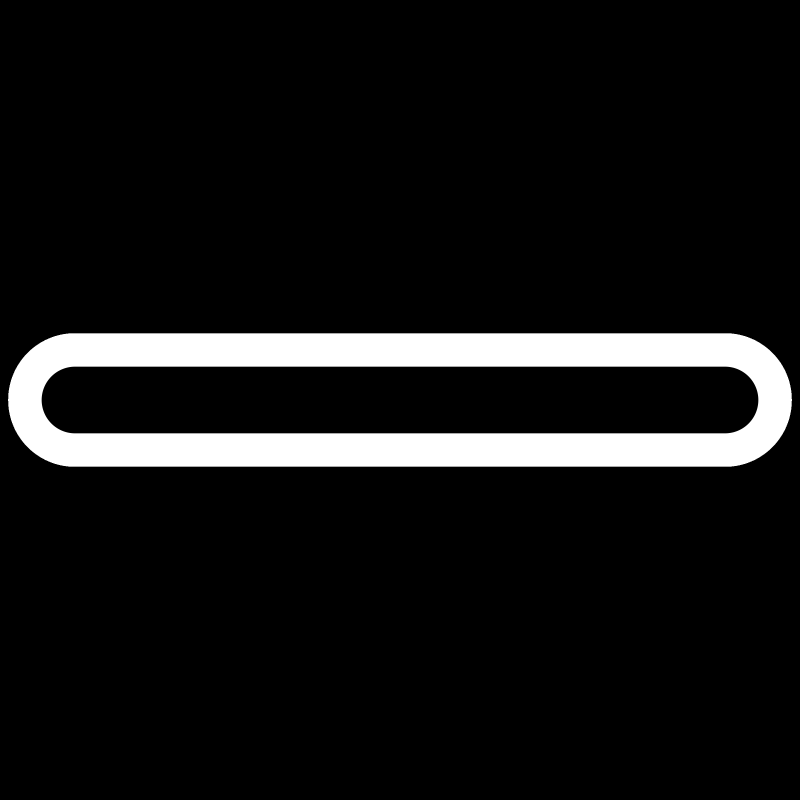
#> input picture Dataset/Lab_4/horizontal.png, 2400 x 2400 px (shown at 1/3 size)
$ python lab4_code.py   (older library calls are emulated)
#> lines starting #> are read from the running program, lines starting #| are printed output that depends on the picture; after the words box and inside, x2 and y2 are one past the last pixel; in counts of white or black regions, pixels touching at a corner belong together
# -*- coding: utf-8 -*-
"""DIVP Lab4.ipynb

Original file is located at
https://colab.research.google.com/drive/18ggA2B8VK10eRkilQXXMe_KyJUwdjR7x
"""

import numpy as np
import matplotlib.pyplot as plt
import cv2
from pathlib import Path

# ==================================================
# PATHS: INPUT IMAGES AND OUTPUT FOLDER
# ==================================================

# This file should be saved in: DIVP/Lab_4/code/
# Project structure:
# DIVP/
#   Dataset/Lab_4/
#       horizontal.png
#       vertical-line.jpg
#       diagonal.jpg
#   Lab_4/
#       code/lab4_complete.py
#       output/

PROJECT_DIR = Path(__file__).resolve().parents[2]
INPUT_DIR = PROJECT_DIR / "Dataset" / "Lab_4"
OUTPUT_DIR = PROJECT_DIR / "Lab_4" / "output"
OUTPUT_DIR.mkdir(parents=True, exist_ok=True)

# Given intensity array
Ip = np.array([
    5, 5, 4, 3, 2, 1, 0, 0, 0, 6,
    0, 0, 0, 1, 3, 1, 0, 0, 0, 0,
    7, 7, 5
], dtype=float)

# Method 1: Display the array as a 1-row image
image_1d = Ip.reshape(1, -1)

plt.figure(figsize=(12, 2))
plt.imshow(image_1d, cmap="gray", aspect="auto",
           interpolation="nearest")
plt.title("Image Created from the Given Array")
plt.xlabel("Column")
plt.yticks([])
plt.colorbar(label="Intensity")

# Save output image
plt.savefig(OUTPUT_DIR / "array_image.png",
            dpi=150, bbox_inches="tight")
plt.show()
plt.close()

print("Image dimensions:", image_1d.shape)

# --------------------------------------------------
# 1. INPUT ARRAY
# --------------------------------------------------

Ip = np.array([
    5, 5, 4, 3, 2, 1, 0, 0, 0, 6,
    0, 0, 0, 1, 3, 1, 0, 0, 0, 0,
    7, 7, 5
], dtype=float)

# Sample positions for the original array
x = np.arange(len(Ip))

# --------------------------------------------------
# 2. FIRST-ORDER DERIVATIVE
# D1[i] = Ip[i+1] - Ip[i]
# --------------------------------------------------

D1 = np.diff(Ip)
x1 = np.arange(1, len(Ip))

# --------------------------------------------------
# 3. SECOND-ORDER DERIVATIVE
# D2[i] = D1[i+1] - D1[i]
# --------------------------------------------------

D2 = np.diff(Ip, n=2)
x2 = np.arange(2, len(Ip))

# --------------------------------------------------
# 4. PRINT NUMERICAL RESULTS
# --------------------------------------------------

print("Original Input Array:")
print(Ip)

print("\nFirst-Order Derivative:")
print(D1)

print("\nSecond-Order Derivative:")
print(D2)

# --------------------------------------------------
# 5. PLOT ALL THREE GRAPHS
# --------------------------------------------------

fig, axes = plt.subplots(3, 1, figsize=(13, 10))

# Original array
axes[0].plot(x, Ip, 'o--')
axes[0].set_title("Original Input Array")
axes[0].set_xlabel("Sample Index")
axes[0].set_ylabel("Intensity")
axes[0].set_xticks(x)
axes[0].grid(True)

# First derivative
axes[1].plot(x1, D1, 'o--')
axes[1].axhline(0, linewidth=1)
axes[1].set_title("First-Order Derivative")
axes[1].set_xlabel("Sample Index")
axes[1].set_ylabel("First Derivative")
axes[1].set_xticks(x1)
axes[1].grid(True)

# Second derivative
axes[2].plot(x2, D2, 'o--')
axes[2].axhline(0, linewidth=1)
axes[2].set_title("Second-Order Derivative")
axes[2].set_xlabel("Sample Index")
axes[2].set_ylabel("Second Derivative")
axes[2].set_xticks(x2)
axes[2].grid(True)

plt.tight_layout()

# Save derivative graph
fig.savefig(OUTPUT_DIR / "array_derivatives.png",
            dpi=150, bbox_inches="tight")
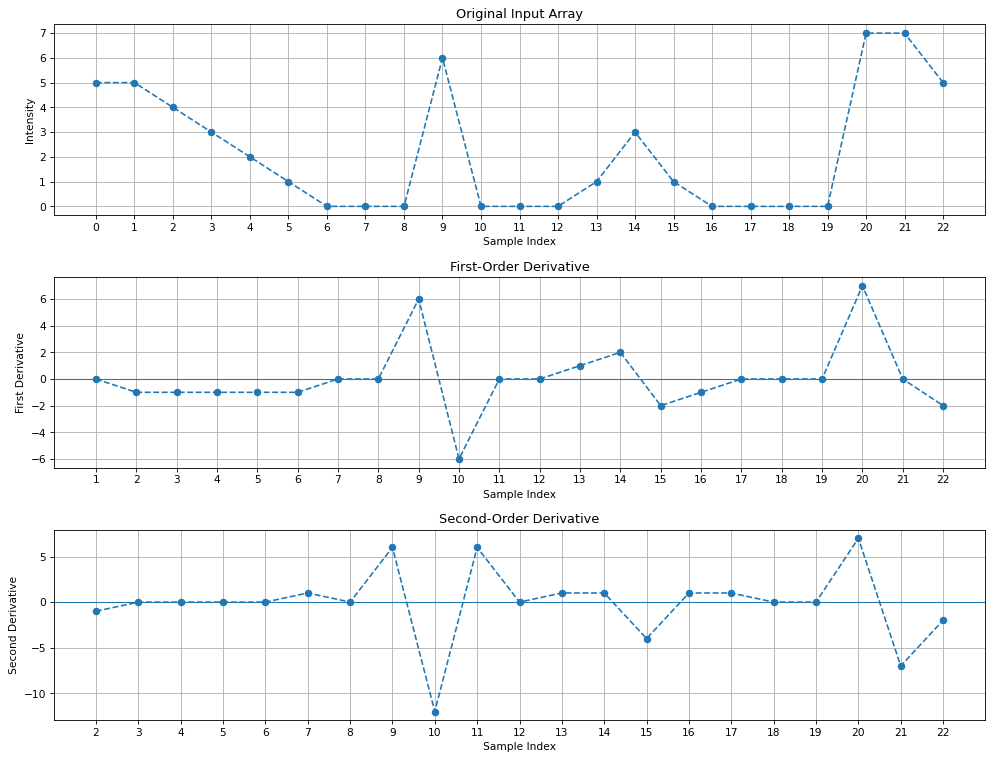
#> figure drawn by matplotlib, 3 panels; panel 1: curve peaks at x = 20, y = 7; panel 2: curve peaks at x = 20, y = 7; panel 3: curve peaks at x = 20, y = 7
plt.show()
plt.close(fig)

# ==========================================
# 1. LOAD THREE IMAGES USING DATASET PATHS
# ==========================================

V1 = cv2.imread(str(INPUT_DIR / "horizontal.png"),
                cv2.IMREAD_GRAYSCALE)
#> V1 is the input picture: shape (2400, 2400); min 0, max 255, mean 21.5
V2 = cv2.imread(str(INPUT_DIR / "vertical-line.jpg"),
                cv2.IMREAD_GRAYSCALE)
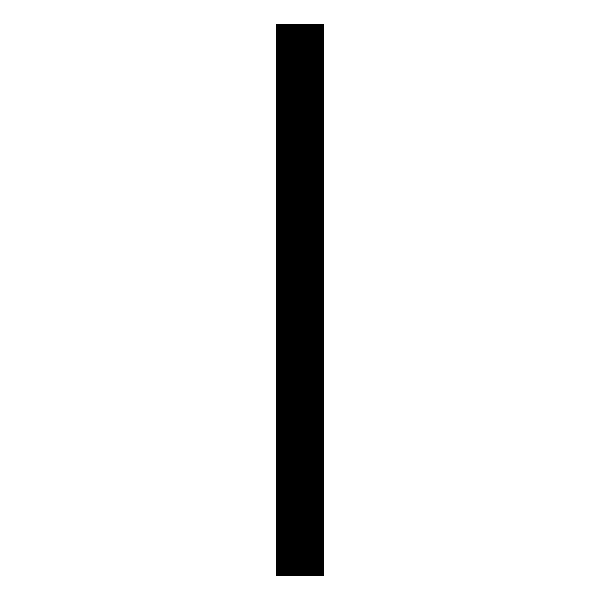
#> input picture Dataset/Lab_4/vertical-line.jpg, 1200 x 1200 px (shown at 1/2 size)
#> V2: shape (1200, 1200); 92.6% white; 1 black region, box (x1, y1, x2, y2) and area: (552, 48, 648, 1152) 105984
V3 = cv2.imread(str(INPUT_DIR / "diagonal.jpg"),
                cv2.IMREAD_GRAYSCALE)
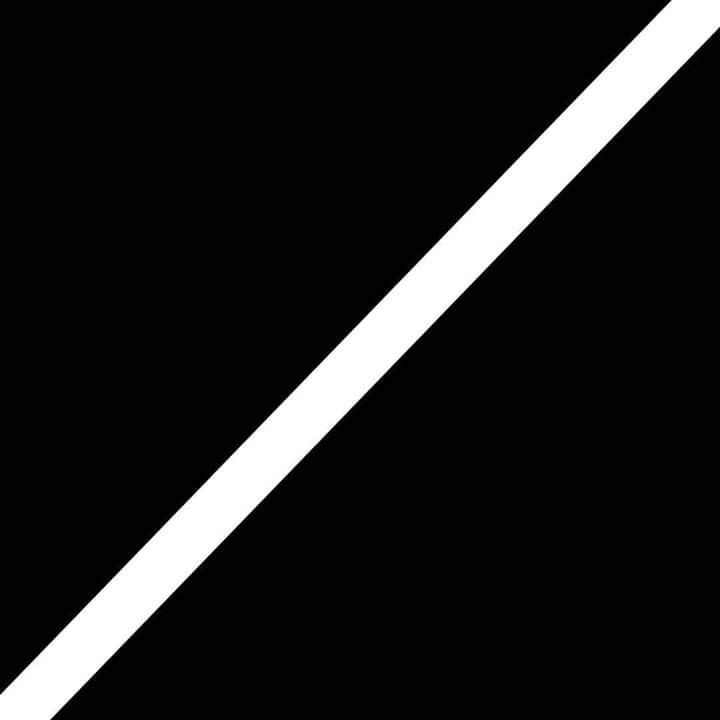
#> input picture Dataset/Lab_4/diagonal.jpg, 720 x 720 px
#> V3 is the input picture: shape (720, 720); min 0, max 255, mean 27.7

if V1 is None:
    raise FileNotFoundError(f"Could not read: {INPUT_DIR / 'horizontal.png'}")
if V2 is None:
    raise FileNotFoundError(f"Could not read: {INPUT_DIR / 'vertical-line.jpg'}")
if V3 is None:
    raise FileNotFoundError(f"Could not read: {INPUT_DIR / 'diagonal.jpg'}")

# Resize to 25 x 25 if required
V1 = cv2.resize(V1, (25, 25))
#> V1: shape (25, 25); 7.7% white in thin lines or dots, all inside (x1, y1, x2, y2) = (0, 10, 25, 15)
V2 = cv2.resize(V2, (25, 25))
#> V2: shape (25, 25)
V3 = cv2.resize(V3, (25, 25))
#> V3: shape (25, 25)


# ==========================================
# 2. DEFINE FIVE KERNELS
# ==========================================

K1 = np.array([[1, 1, 1],
               [1,-8, 1],
               [1, 1, 1]], dtype=np.float32)

K2 = np.array([[-1,-1,-1],
               [ 2, 2, 2],
               [-1,-1,-1]], dtype=np.float32)

K3 = np.array([[-1, 2,-1],
               [-1, 2,-1],
               [-1, 2,-1]], dtype=np.float32)

K4 = np.array([[ 2,-1,-1],
               [-1, 2,-1],
               [-1,-1, 2]], dtype=np.float32)

K5 = np.array([[-1,-1, 2],
               [-1, 2,-1],
               [ 2,-1,-1]], dtype=np.float32)

kernels = [K1, K2, K3, K4, K5]
kernel_names = [
    "K1: Laplacian",
    "K2: Horizontal",
    "K3: Vertical",
    "K4: Main diagonal",
    "K5: Opposite diagonal"
]


# ==========================================
# 3. APPLY KERNELS TO AN IMAGE
# ==========================================

def apply_kernels(image):
    image = image.astype(np.float32)

    results = []

    for kernel in kernels:
        result = cv2.filter2D(
            image,
            cv2.CV_32F,
            kernel,
            borderType=cv2.BORDER_CONSTANT
        )
        results.append(result)
#> after the loop, results = 5 items

    return results

results_V1 = apply_kernels(V1)
#> results_V1 = 5 items
results_V2 = apply_kernels(V2)
#> results_V2 = 5 items
results_V3 = apply_kernels(V3)
#> results_V3 = 5 items


# ==========================================
# 4. DISPLAY RESPONSE IMAGES
# ==========================================

def display_response(result):
    # Absolute value shows edge-response strength.
    response = np.abs(result)

    if response.max() > 0:
        response = response / response.max() * 255

    return response

def show_results(original, results, image_label, output_filename):

#> called with image_label = 'V1: Horizontal Line', output_filename = 'horizontal_output.png'
    fig, axes = plt.subplots(2, 3, figsize=(10, 7))
    axes = axes.ravel()

    axes[0].imshow(original, cmap="gray",
                   vmin=0, vmax=255,
                   interpolation="nearest")
    axes[0].set_title(f"{image_label}: Original")

    for i, result in enumerate(results):
        axes[i + 1].imshow(
            display_response(result),
            cmap="gray",
            vmin=0,
            vmax=255,
            interpolation="nearest"
        )
        axes[i + 1].set_title(kernel_names[i])
        axes[i + 1].axis("off")
#> this loop made 5 passes

    for ax in axes:
        ax.axis("off")

    plt.tight_layout()

    # Save the combined original + five kernel responses
    fig.savefig(OUTPUT_DIR / output_filename,
                dpi=150, bbox_inches="tight")
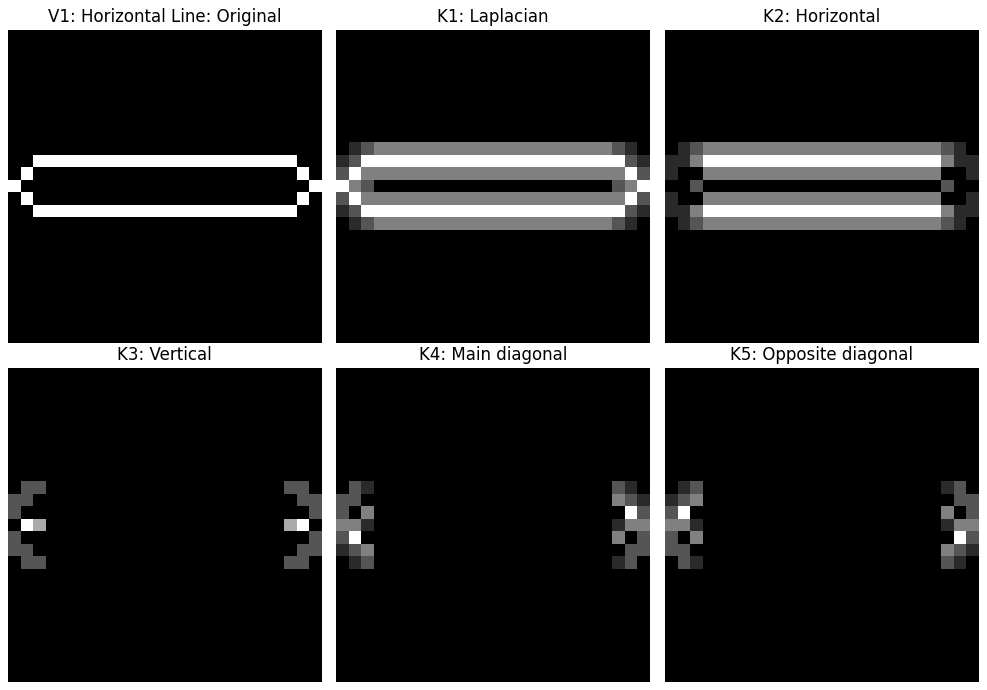
#> figure drawn by matplotlib, 6 panels
    plt.show()
    plt.close(fig)


# Results for all three images
show_results(V1, results_V1, "V1: Horizontal Line",
             "horizontal_output.png")
show_results(V2, results_V2, "V2: Vertical Line",
             "vertical_output.png")
#> call 2 of show_results, with image_label = 'V2: Vertical Line', output_filename = 'vertical_output.png'
#> the loop in show_results (call 2), `for i, result in enumerate(results):` made 5 passes
#> in show_results (call 2), `fig.savefig(OUTPUT_DIR / output_filename, dpi=150, bbox_inches="tight")`:
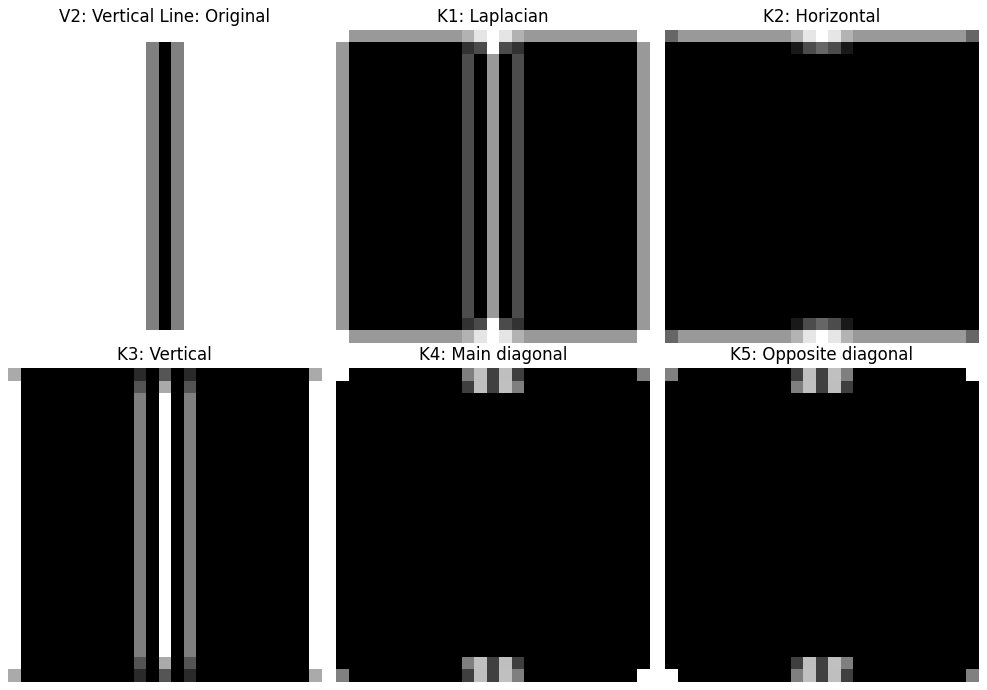
#> figure drawn by matplotlib, 6 panels
show_results(V3, results_V3, "V3: Diagonal Line",
             "diagonal_output.png")
#> call 3 of show_results, with image_label = 'V3: Diagonal Line', output_filename = 'diagonal_output.png'
#> the loop in show_results (call 3), `for i, result in enumerate(results):` made 5 passes
#> in show_results (call 3), `fig.savefig(OUTPUT_DIR / output_filename, dpi=150, bbox_inches="tight")`:
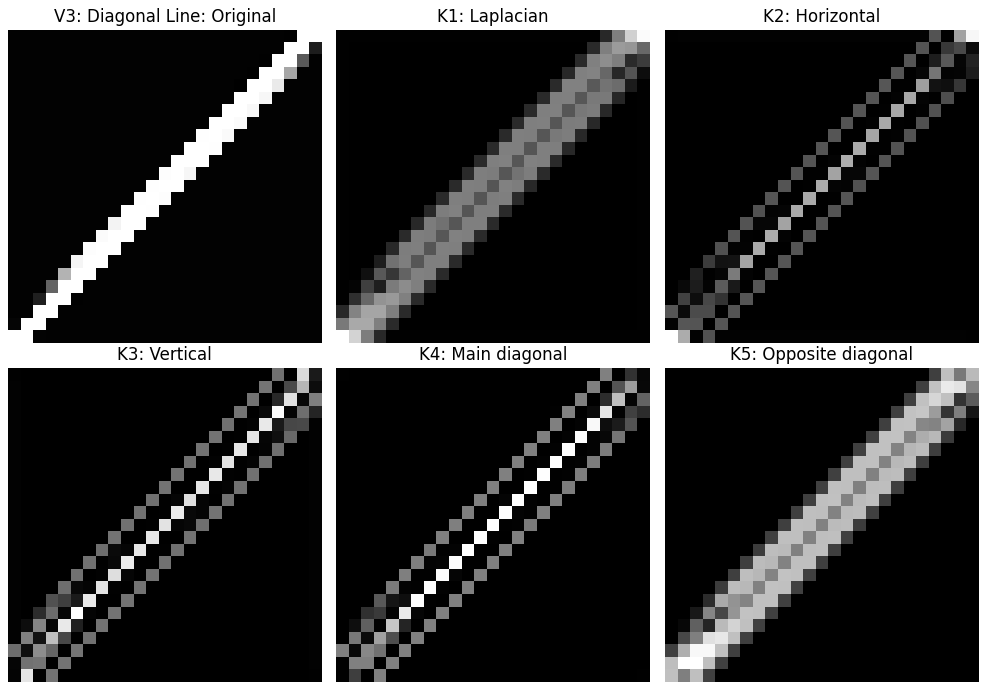
#> figure drawn by matplotlib, 6 panels


# ==========================================
# 5. PRINT NUMERICAL RESULTS
# ==========================================

for label, results in [
    ("V1: Horizontal Line", results_V1),
    ("V2: Vertical Line", results_V2),
    ("V3: Diagonal Line", results_V3)
]:
    print(f"\nResults for {label}")

    for i, result in enumerate(results):
        print(f"\nKernel K{i+1}")
        print("Minimum:", result.min())
        print("Maximum:", result.max())
        print(np.round(result, 2))
#> this loop made 3 passes
#> label on passes 1 to 3: 'V1: Horizontal Line', 'V2: Vertical Line', 'V3: Diagonal Line'
#> (printed output is left out)
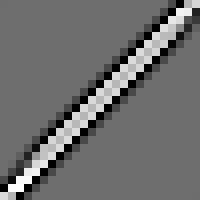
#> result: shape (25, 25) float32 (shown 8 times larger); min -767, max 1011, mean 1.6; drawn with min black and max white

print("\nAll five output images saved in:", OUTPUT_DIR)
